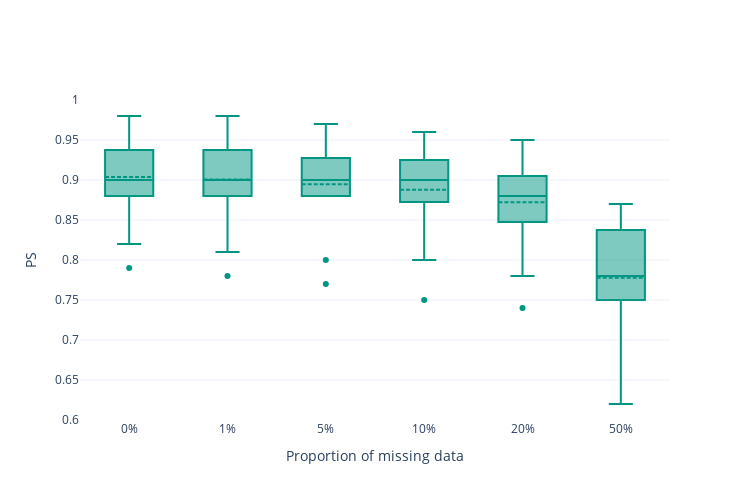

Notebook source saved alongside this figure:
### Code cell
plot_missing(pca_conv_5, "PS", plot_prefix="PCA")

### Figure 1 — Plotly figure (JSON) as saved in the notebook; plotly's stock layout.template omitted (floating-point values rounded to 4 significant figures)
{"data": [{"boxmean": true, "marker": {"color": "rgb(0, 150, 130)"}, "name": "0%", "y": [0.96, 0.82, 0.93, 0.93, 0.88, 0.9, 0.9, 0.98, 0.79, 0.92, 0.9, 0.96, 0.88], "type": "box"}, {"boxmean": true, "marker": {"color": "rgb(0, 150, 130)"}, "name": "1%", "y": [0.96, 0.81, 0.92, 0.93, 0.88, 0.9, 0.9, 0.98, 0.78, 0.91, 0.9, 0.96, 0.88], "type": "box"}, {"boxmean": true, "marker": {"color": "rgb(0, 150, 130)"}, "name": "5%", "y": [0.95, 0.8, 0.92, 0.92, 0.88, 0.89, 0.9, 0.97, 0.77, 0.91, 0.89, 0.95, 0.88], "type": "box"}, {"boxmean": true, "marker": {"color": "rgb(0, 150, 130)"}, "name": "10%", "y": [0.94, 0.8, 0.91, 0.92, 0.88, 0.89, 0.9, 0.96, 0.75, 0.91, 0.89, 0.94, 0.85], "type": "box"}, {"boxmean": true, "marker": {"color": "rgb(0, 150, 130)"}, "name": "20%", "y": [0.95, 0.78, 0.9, 0.92, 0.84, 0.87, 0.87, 0.94, 0.74, 0.9, 0.88, 0.9, 0.85], "type": "box"}, {"boxmean": true, "marker": {"color": "rgb(0, 150, 130)"}, "name": "50%", "y": [0.86, 0.63, 0.83, 0.86, 0.76, 0.77, 0.77, 0.87, 0.62, 0.81, 0.78, 0.83, 0.72], "type": "box"}], "layout": {"xaxis": {"title": {"text": "Proportion of missing data"}}, "yaxis": {"title": {"text": "PS"}}, "height": 500, "width": 750, "showlegend": false}}
